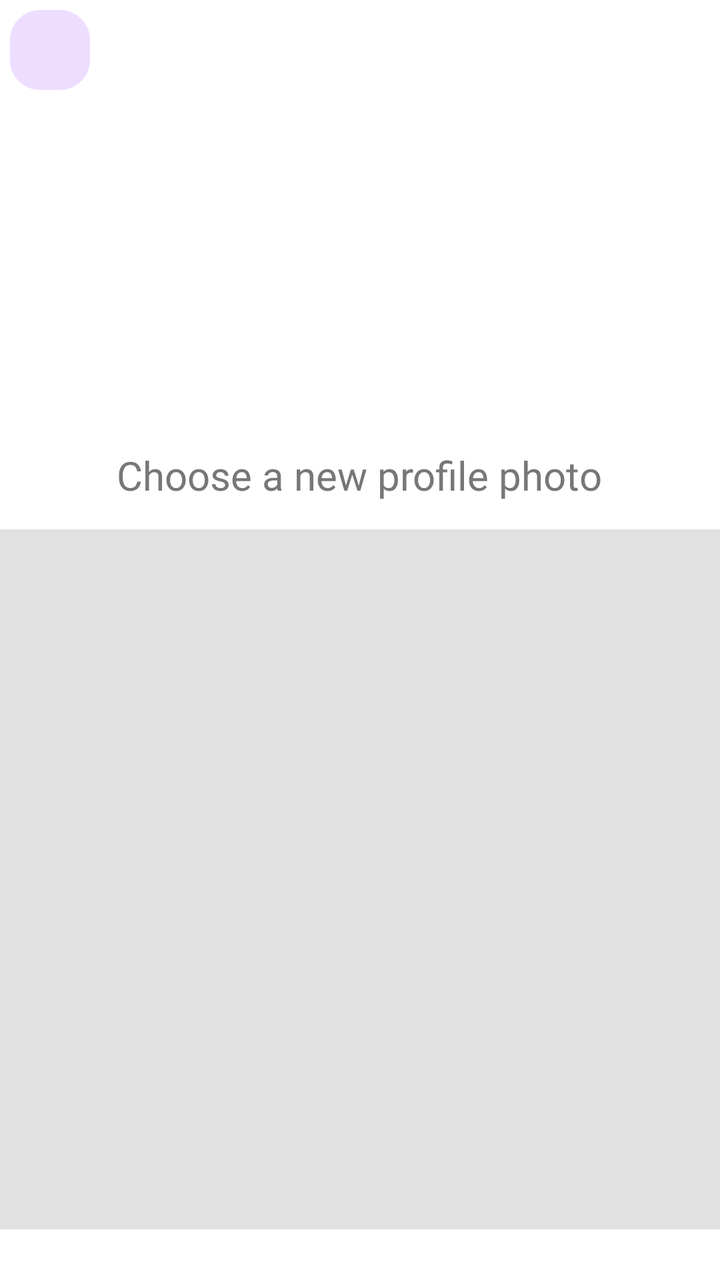
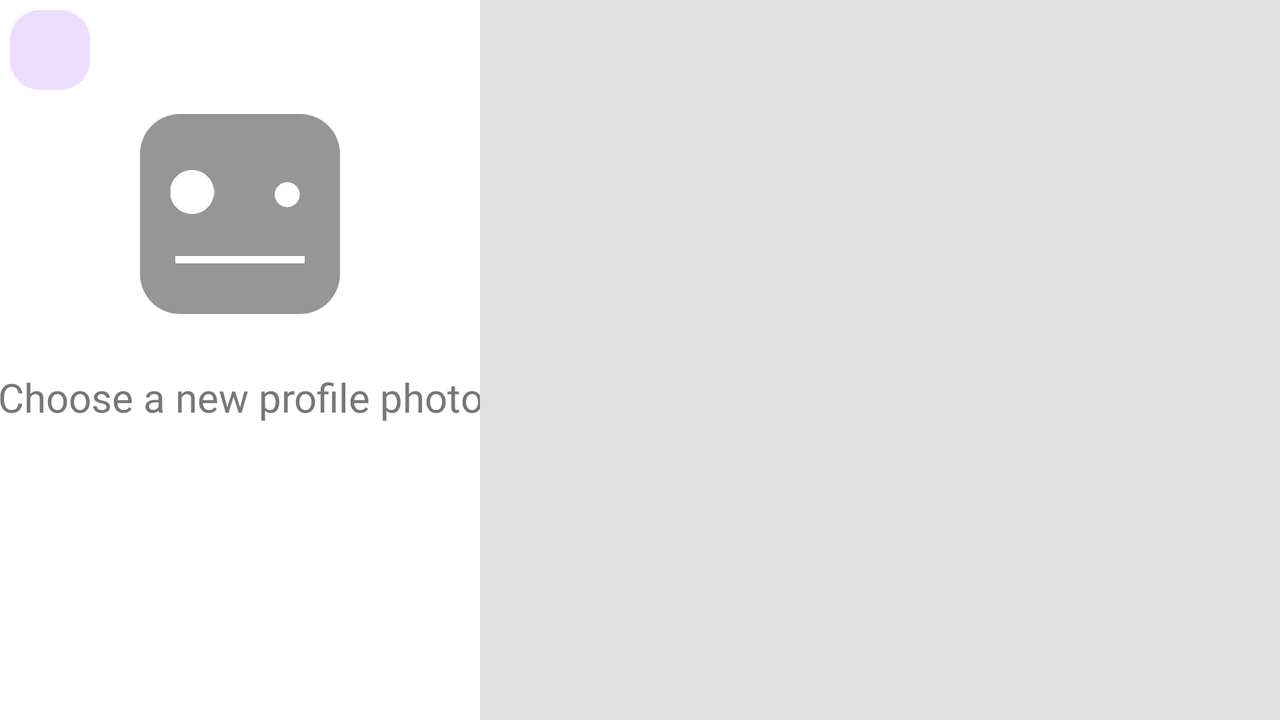

Compare how this app lays out the same screen by default and in its alternative resource folder. The renders come first, then the two layout files and the values they reference.
<!-- AndroidManifest.xml: application theme Theme.NeutrinoGameCenter -->
<!-- res/layout/activity_change_photo.xml -->
<?xml version="1.0" encoding="utf-8"?>
<androidx.constraintlayout.widget.ConstraintLayout xmlns:android="http://schemas.android.com/apk/res/android"
    xmlns:app="http://schemas.android.com/apk/res-auto"
    xmlns:tools="http://schemas.android.com/tools"
    android:layout_width="match_parent"
    android:layout_height="match_parent"
    android:background="@color/white"
    tools:context=".Menus.ChangePhotoActivity">


    <androidx.constraintlayout.widget.ConstraintLayout
        android:layout_width="match_parent"
        android:layout_height="match_parent"
        android:background="@color/white"
        android:id="@+id/main_layout">


        <ImageButton
            android:alpha="1"
            android:id="@+id/backButton"
            android:layout_width="40dp"
            android:layout_height="40dp"
            android:layout_marginStart="5dp"
            android:layout_marginTop="5dp"
            android:background="@drawable/button_shape_disabled"
            android:src="@drawable/ic_baseline_arrow_back_24"
            android:textAllCaps="false"
            app:layout_constraintStart_toStartOf="parent"
            app:layout_constraintTop_toTopOf="parent"
            app:tint="@color/text_gray" />

        <androidx.cardview.widget.CardView
            android:id="@+id/current_photo_card"
            android:layout_width="wrap_content"
            android:translationX="300dp"
            android:layout_height="wrap_content"
            android:layout_marginTop="100dp"
            app:cardBackgroundColor="#00000000"
            app:cardCornerRadius="20dp"
            app:cardElevation="0dp"
            app:layout_constraintEnd_toEndOf="parent"
            app:layout_constraintStart_toStartOf="parent"
            app:layout_constraintTop_toTopOf="parent">

            <ImageView
                android:id="@+id/current_photo"
                android:layout_width="100dp"
                android:layout_height="100dp"
                android:src="@drawable/robot_icon" />

        </androidx.cardview.widget.CardView>

        <TextView
            android:id="@+id/textView5"
            android:layout_width="wrap_content"
            android:layout_height="wrap_content"
            android:layout_marginTop="24dp"
            android:fontFamily="@font/worksans_medium"
            android:text="Choose a new profile photo"
            android:textColor="@color/text_gray"
            android:textSize="20sp"
            app:layout_constraintEnd_toEndOf="parent"
            app:layout_constraintHorizontal_bias="0.496"
            app:layout_constraintStart_toStartOf="parent"
            app:layout_constraintTop_toBottomOf="@+id/current_photo_card" />


        <ScrollView
            android:id="@+id/scrollView2"
            android:layout_width="wrap_content"
            android:layout_height="wrap_content"
            app:layout_constraintBottom_toBottomOf="parent"
            app:layout_constraintEnd_toEndOf="parent"
            app:layout_constraintHorizontal_bias="0.0"
            app:layout_constraintStart_toStartOf="parent"
            app:layout_constraintTop_toBottomOf="@+id/textView5"
            app:layout_constraintVertical_bias="0.353">

            <LinearLayout
                android:id="@+id/photo_container"
                android:layout_width="match_parent"
                android:layout_height="wrap_content"
                android:background="#E1E1E1"
                android:minHeight="350dp"
                android:orientation="horizontal"
                android:padding="20dp">

                <GridView
                    android:id="@+id/photo_grid"
                    android:layout_width="match_parent"
                    android:layout_height="match_parent"
                    android:horizontalSpacing="10dp"
                    android:numColumns="4"
                    android:verticalSpacing="10dp" />
            </LinearLayout>

        </ScrollView>

        <Button
            android:id="@+id/applyButton"
            android:layout_width="wrap_content"
            android:layout_height="wrap_content"
            android:layout_marginBottom="10dp"
            android:background="@drawable/button_shape_enabled"
            android:text="Apply"
            android:textAllCaps="false"
            app:layout_constraintBottom_toBottomOf="parent"
            app:layout_constraintEnd_toEndOf="parent"
            app:layout_constraintStart_toStartOf="parent"
            app:layout_constraintTop_toBottomOf="@+id/scrollView2" />


    </androidx.constraintlayout.widget.ConstraintLayout>

</androidx.constraintlayout.widget.ConstraintLayout>
<!-- resources referenced by this layout -->
<resources>
  <color name="text_gray">#777777</color>
  <color name="white">#FFFFFFFF</color>
  <!-- drawable button_shape_disabled (drawable) -->
  <?xml version="1.0" encoding="utf-8"?>
  <shape xmlns:android="http://schemas.android.com/apk/res/android"
      android:shape="rectangle">
  
      <solid android:color="#EDDEFF"/>
      <corners android:radius="15dp"/>
  
  </shape>
  <!-- drawable robot_icon: png bitmap (drawable, 7667 bytes) -->
  <style name="Theme.NeutrinoGameCenter" parent="Theme.AppCompat.NoActionBar">
          
          <item name="colorPrimary">@color/purple_500</item>
          <item name="colorPrimaryVariant">@color/purple_700</item>
          <item name="colorOnPrimary">@color/white</item>
          
          <item name="colorSecondary">@color/teal_200</item>
          <item name="colorSecondaryVariant">@color/teal_700</item>
          <item name="colorOnSecondary">@color/black</item>
          
          <item name="android:statusBarColor">#FBFBFB</item>
          <item name="android:windowLightStatusBar">true</item>
          
      </style>
  <color name="purple_500">#FF6200EE</color>
  <color name="purple_700">#FF3700B3</color>
  <color name="teal_200">#FF03DAC5</color>
  <color name="teal_700">#FF018786</color>
  <color name="black">#FF000000</color>
</resources>
<!-- res/layout-land/activity_change_photo.xml (the repository's variant of the layout above) -->
<!-- drawn on the phone turned sideways -->
<?xml version="1.0" encoding="utf-8"?>
<androidx.constraintlayout.widget.ConstraintLayout xmlns:android="http://schemas.android.com/apk/res/android"
    xmlns:app="http://schemas.android.com/apk/res-auto"
    xmlns:tools="http://schemas.android.com/tools"
    android:layout_width="match_parent"
    android:layout_height="match_parent"
    android:background="@color/white"
    tools:context=".Menus.ChangePhotoActivity">


    <androidx.constraintlayout.widget.ConstraintLayout
        android:layout_width="match_parent"
        android:layout_height="match_parent"
        android:background="@color/white"
        android:id="@+id/main_layout">


        <ImageButton
            android:alpha="1"
            android:id="@+id/backButton"
            android:layout_width="40dp"
            android:layout_height="40dp"
            android:layout_marginStart="5dp"
            android:layout_marginTop="5dp"
            android:background="@drawable/button_shape_disabled"
            android:src="@drawable/ic_baseline_arrow_back_24"
            android:textAllCaps="false"
            app:layout_constraintStart_toStartOf="parent"
            app:layout_constraintTop_toTopOf="parent"
            app:tint="@color/text_gray" />


        <androidx.cardview.widget.CardView
            android:id="@+id/current_photo_card"
            android:layout_width="wrap_content"
            android:layout_height="wrap_content"
            android:layout_marginTop="12dp"
            android:translationX="0dp"
            app:cardBackgroundColor="#00000000"
            app:cardCornerRadius="20dp"
            app:cardElevation="0dp"
            app:layout_constraintEnd_toStartOf="@+id/scrollView2"
            app:layout_constraintStart_toStartOf="parent"
            app:layout_constraintTop_toBottomOf="@+id/backButton">

            <ImageView
                android:id="@+id/current_photo"
                android:layout_width="100dp"
                android:layout_height="100dp"
                android:src="@drawable/robot_icon" />

        </androidx.cardview.widget.CardView>

        <TextView
            android:id="@+id/textView5"
            android:layout_width="wrap_content"
            android:layout_height="wrap_content"
            android:layout_marginTop="28dp"
            android:fontFamily="@font/worksans_medium"
            android:text="Choose a new profile photo"
            android:textColor="@color/text_gray"
            android:textSize="20sp"
            app:layout_constraintEnd_toStartOf="@+id/scrollView2"
            app:layout_constraintStart_toStartOf="parent"
            app:layout_constraintTop_toBottomOf="@+id/current_photo_card" />

        <androidx.constraintlayout.widget.ConstraintLayout
            android:id="@+id/scrollView2"
            android:layout_width="400dp"
            android:layout_height="match_parent"
            app:layout_constraintEnd_toEndOf="parent"
            app:layout_constraintTop_toTopOf="parent"
            android:padding="10dp"
            android:background="#E1E1E1">

            <GridView
                android:id="@+id/photo_grid"
                android:layout_width="match_parent"
                android:layout_height="match_parent"
                android:horizontalSpacing="10dp"
                android:numColumns="4"
                android:verticalSpacing="10dp" />

        </androidx.constraintlayout.widget.ConstraintLayout>

        <Button
            android:id="@+id/applyButton"
            android:layout_width="wrap_content"
            android:layout_height="wrap_content"
            android:layout_marginTop="32dp"
            android:background="@drawable/button_shape_enabled"
            android:text="Apply"
            android:textAllCaps="false"
            app:layout_constraintEnd_toStartOf="@+id/scrollView2"
            app:layout_constraintStart_toStartOf="parent"
            app:layout_constraintTop_toBottomOf="@+id/textView5" />


    </androidx.constraintlayout.widget.ConstraintLayout>

</androidx.constraintlayout.widget.ConstraintLayout>
